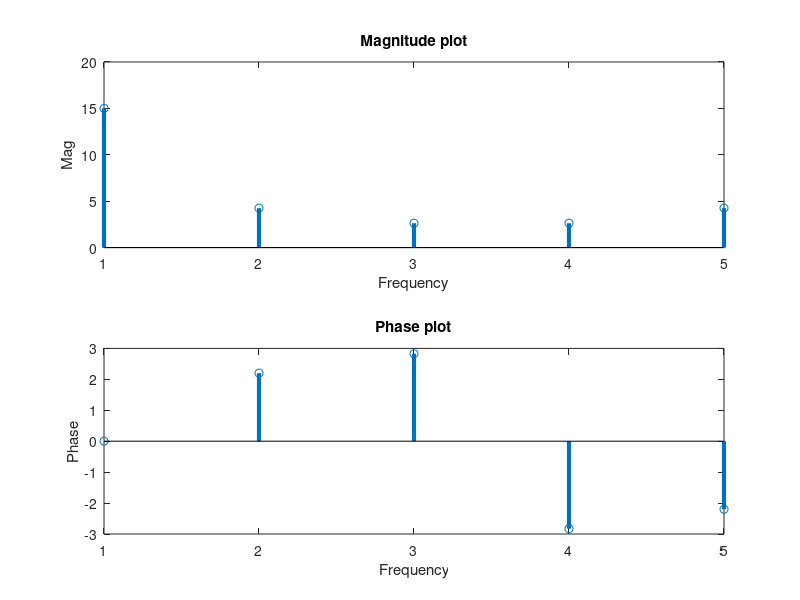

Source code (MATLAB):
x = [1,2,3,4,5];
N = length(x);
% k = (1:N)
X = zeros(1, N);
j = sqrt(-1);
disp("DFT of x(n) ")
%DFT of x(n) 
for k = 0:N-1
 for n= 0:N-1
 X(k+1) = X(k+1) + x(n+1)*(exp(-j * n * k *(2 *pi / N)))
 end
end
ny = (1:N);
X_mag = abs(X);
X_phase = angle(X);
figure("Name","DFT")
subplot(2,1,1)
stem(ny,X_mag,"LineWidth",3)
xlabel("Frequency")
ylabel("Mag")
title("Magnitude plot")
subplot(2,1,2)
stem(ny, X_phase,"LineWidth",3)
xlabel("Frequency")
ylabel("Phase")
title("Phase plot")